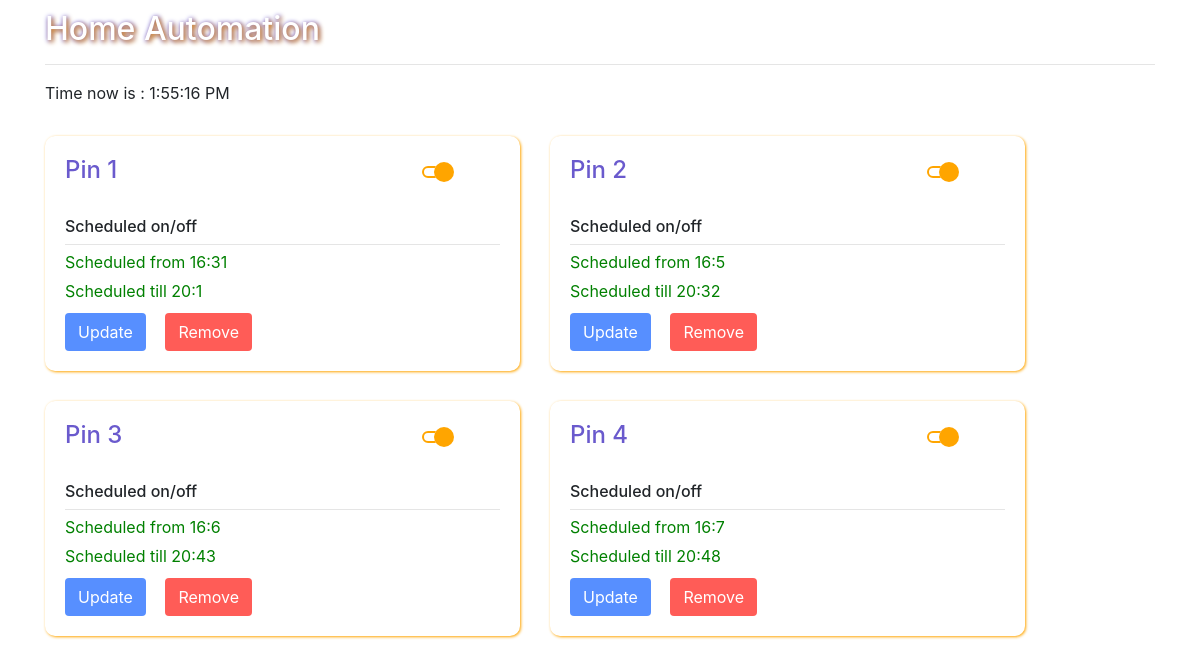
The page / on the database its author committed.
### myapp/models.py (models this page shows, shortened)
class pin_state(models.Model):
    pin_name = models.CharField(max_length=50)
    pin_no = models.IntegerField(default=1)
    state = models.BooleanField(default=False)
    schedule_status = models.BooleanField(default=False)
    interrupt = models.BooleanField(default=False)
    start_hr = models.IntegerField(default=0)
    start_min = models.IntegerField(default=0)
    end_hr = models.IntegerField(default=0)
    end_min = models.IntegerField(default=0)

### myapp/views.py (the view)
# urls.py: path('',views.index),
def index(request):
    obj1 = pin_state.objects.all()
    return render(request,'myapp/index.html',{'pin':obj1})

### myapp/templates/myapp/index.html (shortened to what this page needs)
<!doctype html>
{% load static %}
<html lang="en">
  <head>
    <link rel="stylesheet" href="https://stackpath.bootstrapcdn.com/bootstrap/4.5.2/css/bootstrap.min.css">
    <link rel="stylesheet" type="text/css" href="{% static 'myapp/index.css' %}">
  </head>
  <body>
<div class="container" style="position:relative;">
    <h2 style="color:white;margin-top:10px;text-shadow:2px 2px 5px orange,1px 1px 5px blue;">Home Automation</h2>
    <hr>
    <p>Time now is : <span id="show_time"></span></p>
    <div class="row">
    {% for i in pin %}
             <div class="col-lg-5 col-sm-11 switch_box">
                 <div class="row">
                     <div class="col-9">
                         <h4 style="color:SlateBlue;">{{i.pin_name}}</h4>
                     </div>
                     <div class="col-3">
                         <div class="switch_on" onclick="change_state({{i.id}},{{i.pin_no}},1,1)">
                        <svg width="3em" height="2em" viewBox="0 0 16 16" class="bi bi-toggle2-on" fill="orange" xmlns="http://www.w3.org/2000/svg">
                          <path d="M7 5H3a3 3 0 0 0 0 6h4a4.995 4.995 0 0 1-.584-1H3a2 2 0 1 1 0-4h3.416c.156-.357.352-.692.584-1z"/>
                          <path d="M16 8A5 5 0 1 1 6 8a5 5 0 0 1 10 0z"/>
                        </svg>
                        </div>
                     </div>
                 </div>
                 <br>
                 <h6>Scheduled on/off</h6>
                 <hr style="margin-top:1px;margin-bottom:1px;">
                 <div class="schedule_on">
                     <p style="color:green;margin-bottom:5px;margin-top:5px;">Scheduled from <span class="sh_s">{{i.start_hr}}</span>:<span class="sm_s">{{i.start_min}}</span> </p>
                     <p style="color:green;margin-bottom:10px;margin-top:0px;">Scheduled till <span class="eh_s">{{i.end_hr}}</span>:<span class="em_s">{{i.end_min}}</span>  </p>
                    <button type="button" class="btn" style="background-color:hsl(220, 100%, 67%);color:white;margin-right:15px;" onclick="display_sti({{i.id}})">Update</button>
                    <button type="button" class="btn" onclick="remove_schedule_time({{i.id}},{{i.pin_no}})" style="background-color:hsl(2, 100%, 67%);color:white;" >Remove</button>
                 </div>
            </div>
    {% endfor %}
    </div>
</div>
  </body>
</html>

### myapp/static/myapp/index.css (style rules this page uses)
* { box-sizing: border-box; }
.switch_box { background-color: white; border-radius: 10px; box-shadow: 1px 1px 3px Orange; margin: 15px; padding: 20px; }
.switch_on { display:none; cursor:pointer; }
.schedule_on { display:none; }

### rows shown on the page
pin_state: pin_name "Pin 1", start_hr "16", start_min "31", end_hr "20", end_min "1"
pin_state: pin_name "Pin 2", start_hr "16", start_min "5", end_hr "20", end_min "32"
pin_state: pin_name "Pin 3", start_hr "16", start_min "6", end_hr "20", end_min "43"
pin_state: pin_name "Pin 4", start_hr "16", start_min "7", end_hr "20", end_min "48"
